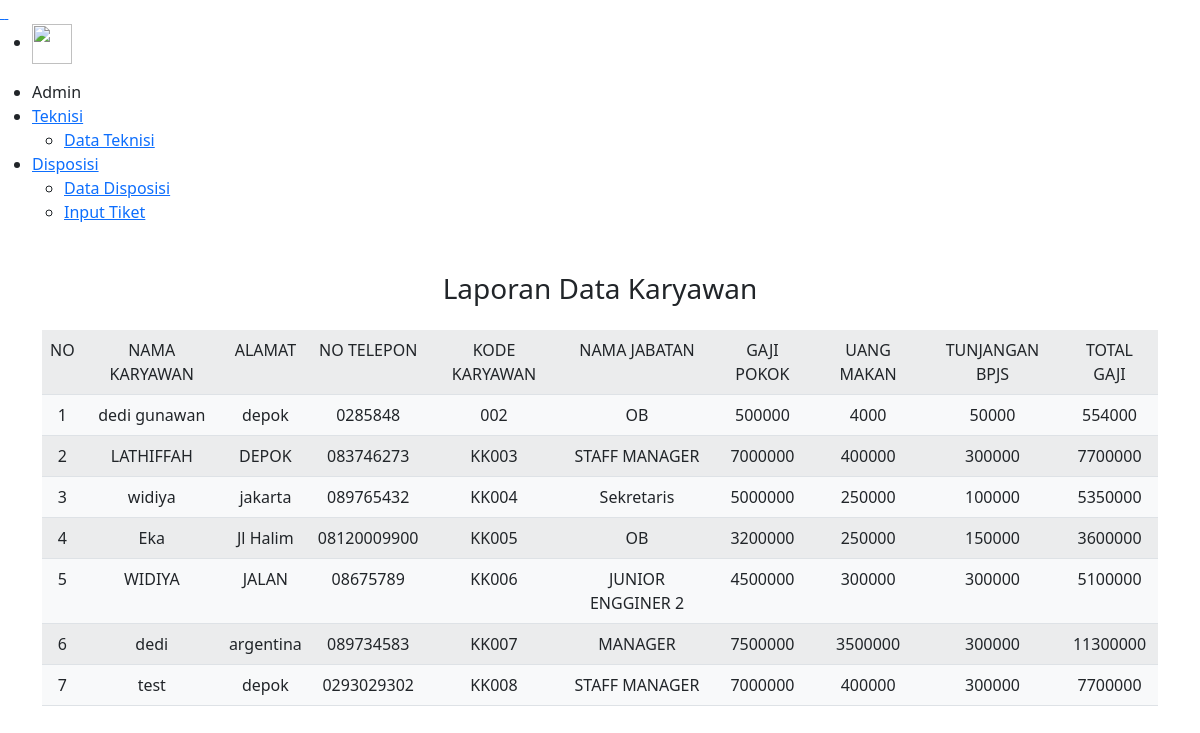
/laporan/laporan_data_karyawan.php (signed in), run on the app's committed database.
### tables this page shows
CREATE TABLE `tb_karyawan` (
  `namakaryawan` varchar(50) NOT NULL,
  `alamat` varchar(50) NOT NULL,
  `notlp` varchar(50) NOT NULL,
  `kodekaryawan` varchar(50) NOT NULL,
  `namajabatan` varchar(50) NOT NULL,
  `gajipokok` int(50) NOT NULL,
  `uangmakan` int(50) NOT NULL,
  `tunjanganbpjs` int(50) NOT NULL,
  `totalgaji` int(50) NOT NULL
);

### laporan/laporan_data_karyawan.php (the view, shortened to what this page needs)
<!DOCTYPE html>
<html>
<head>
	<link href="https://cdn.jsdelivr.net/npm/bootstrap@5.0.2/dist/css/bootstrap.min.css" rel="stylesheet"
>
</head>
<body>
	<?php include "../navbar.php"; ?>
	<main class="my-5 ">
		<div class="container">
			<div class="row mb-2">
				<div class="col-sm-12">
					<h3 class="text-center mb-4">Laporan Data Karyawan</h3>
					<table class="table table-striped text-center bg-light" style="border: 1;padding: 10px;">
						<tr>
							<td>NO</td>
							<td>NAMA KARYAWAN</td>
							<td>ALAMAT</td>
							<td>NO TELEPON</td>
							<td>KODE KARYAWAN</td>
							<td>NAMA JABATAN</td>
							<td>GAJI POKOK</td>
							<td>UANG MAKAN</td>
							<td>TUNJANGAN BPJS</td>
							<td>TOTAL GAJI</td>
						</tr>
						<?php
						$conn = open_connection();
						$query = "SELECT namakaryawan, alamat, notlp, kodekaryawan, namajabatan, gajipokok, uangmakan, tunjanganbpjs, totalgaji FROM tb_karyawan";
						$hasil = mysqli_query($conn, $query);
						$i = 1;
						while ($row = mysqli_fetch_assoc($hasil)) {
							echo "<tr>";
							echo "<td>" . $i++ . "</td>";
							echo "<td>$row[namakaryawan]</td>";
							echo "<td>$row[alamat]</td>";
							echo "<td>$row[notlp]</td>";
							echo "<td>$row[kodekaryawan]</td>";
							echo "<td>$row[namajabatan]</td>";
							echo "<td>$row[gajipokok]</td>";
							echo "<td>$row[uangmakan]</td>";
							echo "<td>$row[tunjanganbpjs]</td>";
							echo "<td>$row[totalgaji]</td>";
						}
						?>
					</table>
				</div>
			</div>
		</div>
	</main>
</body>
</html>

### data on the page
tb_karyawan: namakaryawan "dedi gunawan", alamat "depok", notlp "0285848", kodekaryawan "002", namajabatan "OB", gajipokok "500000", uangmakan "4000", tunjanganbpjs "50000", totalgaji "554000"
tb_karyawan: namakaryawan "LATHIFFAH", alamat "DEPOK", notlp "083746273", kodekaryawan "KK003", namajabatan "STAFF MANAGER", gajipokok "7000000", uangmakan "400000", tunjanganbpjs "300000", totalgaji "7700000"
tb_karyawan: namakaryawan "widiya", alamat "jakarta", notlp "089765432", kodekaryawan "KK004", namajabatan "Sekretaris", gajipokok "5000000", uangmakan "250000", tunjanganbpjs "100000", totalgaji "5350000"
tb_karyawan: namakaryawan "Eka", alamat "Jl Halim", notlp "08120009900", kodekaryawan "KK005", namajabatan "OB", gajipokok "3200000", uangmakan "250000", tunjanganbpjs "150000", totalgaji "3600000"
tb_karyawan: namakaryawan "WIDIYA", alamat "JALAN", notlp "08675789", kodekaryawan "KK006", namajabatan "JUNIOR ENGGINER 2", gajipokok "4500000", uangmakan "300000", tunjanganbpjs "300000", totalgaji "5100000"
tb_karyawan: namakaryawan "dedi", alamat "argentina", notlp "089734583", kodekaryawan "KK007", namajabatan "MANAGER", gajipokok "7500000", uangmakan "3500000", tunjanganbpjs "300000", totalgaji "11300000"
tb_karyawan: namakaryawan "test", alamat "depok", notlp "0293029302", kodekaryawan "KK008", namajabatan "STAFF MANAGER", gajipokok "7000000", uangmakan "400000", tunjanganbpjs "300000", totalgaji "7700000"
